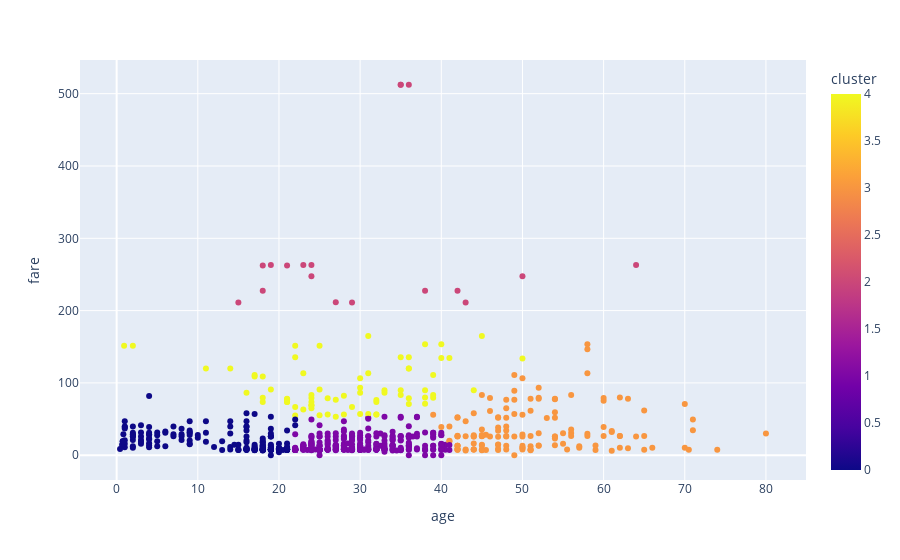

Write notebook code for a chart like this one.
### Code cell
import plotly.express as px
fig=px.scatter(df, x='age' ,y='fare' ,color='cluster')
fig.show()

### Figure 1 — Plotly figure (JSON) as saved in the notebook; plotly's stock layout.template omitted (floating-point values rounded to 4 significant figures; data arrays with more than 128 entries replaced by an {"elided": "..."} marker saying what was removed)
{"data": [{"hovertemplate": "age=%{x}<br>fare=%{y}<br>cluster=%{marker.color}<extra></extra>", "legendgroup": "", "marker": {"color": {"elided": "891 int values"}, "coloraxis": "coloraxis", "symbol": "circle"}, "mode": "markers", "name": "", "orientation": "v", "showlegend": false, "type": "scatter", "x": {"elided": "891 float values"}, "xaxis": "x", "y": {"elided": "891 float values"}, "yaxis": "y"}], "layout": {"coloraxis": {"colorbar": {"title": {"text": "cluster"}}, "colorscale": [[0, "#0d0887"], [0.1111, "#46039f"], [0.2222, "#7201a8"], [0.3333, "#9c179e"], [0.4444, "#bd3786"], [0.5556, "#d8576b"], [0.6667, "#ed7953"], [0.7778, "#fb9f3a"], [0.8889, "#fdca26"], [1, "#f0f921"]]}, "legend": {"tracegroupgap": 0}, "margin": {"t": 60}, "xaxis": {"anchor": "y", "domain": [0, 1], "title": {"text": "age"}}, "yaxis": {"anchor": "x", "domain": [0, 1], "title": {"text": "fare"}}}}
